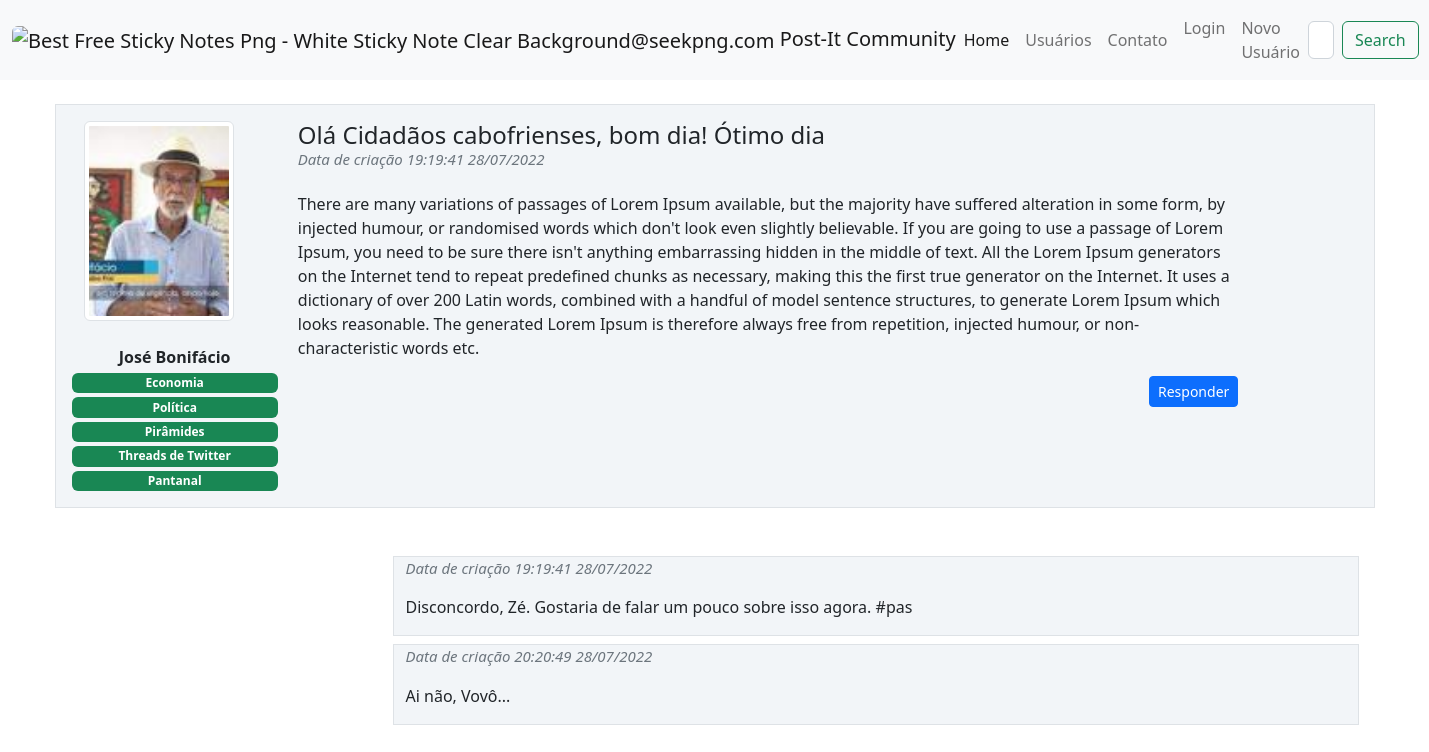
/post/1, run on the app's committed database.
### post_it/models.py (models this page shows, shortened)
class Usuario(database.Model, UserMixin):
    id = database.Column(database.Integer, primary_key=True)
    username = database.Column(database.String, nullable=False)
    senha = database.Column(database.String, nullable=False)
    email = database.Column(database.String, nullable=False, unique=True)
    foto_perfil = database.Column(database.String, default='default.png')
    posts = database.relationship('Post', backref='author', lazy=True)
    interesses = database.Column(database.String, nullable=False, default='Não informado')

class Post(database.Model):
    id = database.Column(database.Integer, primary_key=True)
    titulo = database.Column(database.String, nullable=False)
    corpo = database.Column(database.Text, nullable=False)
    data_criacao = database.Column(database.DateTime, nullable=False, default=datetime.utcnow())
    id_usuario = database.Column(database.Integer, database.ForeignKey('usuario.id'), nullable=False)
    resposta = database.relationship('Resposta', backref='post', lazy=True)

class Resposta(database.Model):
    id = database.Column(database.Integer, primary_key=True)
    comentario = database.Column(database.Text, nullable=False)
    data_criacao = database.Column(database.DateTime, nullable=False, default=datetime.utcnow())
    id_post = database.Column(database.Integer, database.ForeignKey('post.id'), nullable=False)

### post_it/routes.py (the view)
@login_required
@app.route('/post/<post_id>', methods=['GET', 'POST'])
def exibir_post(post_id):
    post = Post.query.get(post_id)
    comentarios = Resposta.query.filter_by(id_post=post_id)
    if current_user == post.author:
        form = True
    else:
        form = None
    return render_template('post.html', comentarios=comentarios, post=post, form=form)

### post_it/templates/post.html (shortened to what this page needs)
{% extends 'base.html'%}
{% block body%}
<div class="container">
    <div class = "row border mt-4 p-3 meupost">
        <div class = "col col-2 text-center">
            <div class="image pe-2">
               <img src="{{ url_for('static', filename='fotos_perfil/{}'.format(post.author.foto_perfil))}}" alt="{{ url_for('static', filename='fotos_perfil/{}'.format('default.png'))}}" class="box-foto-post img-thumbnail rounded"  >
                <br></b><strong>{{ post.author.username}}</strong><br>
                <div class="row justify-content-center">
                {% for interesse in post.author.interesses.split(';') %}
                    <span class="badge bg-success mt-1">{{ interesse }}</span>
                {% endfor %}
                </div>
            </div>
        </div>
        <div class = "col col-9">
            <h4>{{post.titulo}}
                <small class="text-muted d-flex align-items-start" style="font-size: 15px">
                    <p class="fst-italic">Data de criação {{post.data_criacao.strftime('%H:%M:%S %d/%m/%Y')}}</p>
                </small>
            </h4>
            <p class="justify-content-center">{{ post.corpo }}</p>
            <div class="d-grid gap-2 d-md-flex justify-content-md-end">
                  <a href="{{ url_for('resposta_post', post_id=post.id) }}"><button class="btn btn-primary btn-sm" type="button">Responder</button></a>
            </div>
        </div>
    </div>
</div>
    <div class="container me-auto">
    <div class = "row justify-content-md-end mt-4 p-3 ">
    {% for comentario in comentarios %}
        <div class = "col-9 mt-2 border meupost">
        <small class="text-muted d-flex align-items-start" style="font-size: 15px">
            <p class="fst-italic">Data de criação {{comentario.data_criacao.strftime('%H:%M:%S %d/%m/%Y')}}</p>
        </small>
        <p class="justify-content-center">{{ comentario.comentario }}</p>
         </div>
    {% endfor %}
        </div>
    </div>
{% endblock%}

### post_it/static/main.css (style rules this page uses)
.meupost { background: #f2f5f8 !important; }
.box-foto-post { max-width:100%; width: 150px; height: 200px; object-fit: cover; display: block; }

### data on the page
Usuario: foto_perfil (picture), author.username "José Bonifácio"
Post: titulo "Olá Cidadãos cabofrienses, bom dia! Ótimo dia", data_criacao "19:19:41 28/07/2022", corpo "There are many variations of passages of Lorem Ipsum available, but the majority have suffered alteration in some form, by injected humour, or randomised words which don't look even slightly believable. If you are going to use a passage of Lorem Ipsum, you need to be sure there isn't anything embarrassing hidden in the middle of text. All the Lorem Ipsum generators on the Internet tend to repeat predefined chunks as necessary, making this the first true generator on the Internet. It uses a dictionary of over 200 Latin words, combined with a handful of model sentence structures, to generate Lorem Ipsum which looks reasonable. The generated Lorem Ipsum is therefore always free from…"
Resposta: data_criacao "19:19:41 28/07/2022", comentario "Disconcordo, Zé. Gostaria de falar um pouco sobre isso agora. #pas"
Resposta: data_criacao "20:20:49 28/07/2022", comentario "Ai não, Vovô..."

### other printed values
{{ interesse }} "Economia" "Política" "Pirâmides" "Threads de Twitter" "Pantanal"
